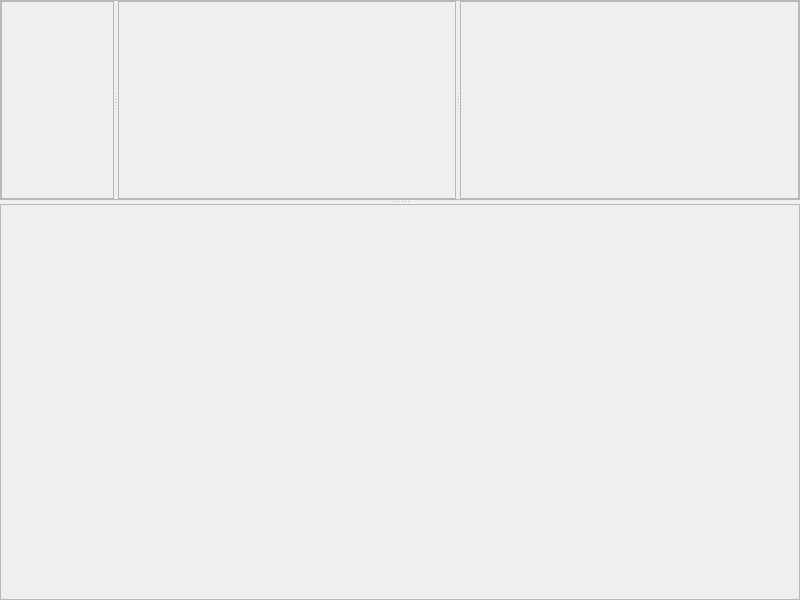
<?xml version="1.0" encoding="UTF-8"?>
<ui version="4.0">
 <class>MainWindow</class>
 <widget class="QMainWindow" name="MainWindow">
  <property name="geometry">
   <rect>
    <x>0</x>
    <y>0</y>
    <width>800</width>
    <height>600</height>
   </rect>
  </property>
  <property name="windowTitle">
   <string>Video Editor</string>
  </property>
  <widget class="QWidget" name="centralwidget">
   <layout class="QVBoxLayout" name="verticalLayout">
    <property name="leftMargin">
     <number>0</number>
    </property>
    <property name="topMargin">
     <number>0</number>
    </property>
    <property name="rightMargin">
     <number>0</number>
    </property>
    <property name="bottomMargin">
     <number>0</number>
    </property>
    <item>
     <widget class="QSplitter" name="splitter_main">
      <property name="sizePolicy">
       <sizepolicy hsizetype="Preferred" vsizetype="Expanding">
        <horstretch>0</horstretch>
        <verstretch>0</verstretch>
       </sizepolicy>
      </property>
      <property name="orientation">
       <enum>Qt::Vertical</enum>
      </property>
      <property name="opaqueResize">
       <bool>true</bool>
      </property>
      <property name="childrenCollapsible">
       <bool>false</bool>
      </property>
      <widget class="QFrame" name="top_area">
       <property name="sizePolicy">
        <sizepolicy hsizetype="Preferred" vsizetype="Expanding">
         <horstretch>0</horstretch>
         <verstretch>0</verstretch>
        </sizepolicy>
       </property>
       <property name="minimumSize">
        <size>
         <width>0</width>
         <height>200</height>
        </size>
       </property>
       <property name="frameShape">
        <enum>QFrame::StyledPanel</enum>
       </property>
       <property name="frameShadow">
        <enum>QFrame::Raised</enum>
       </property>
       <layout class="QHBoxLayout" name="layout_top_area">
        <property name="sizeConstraint">
         <enum>QLayout::SetDefaultConstraint</enum>
        </property>
        <property name="leftMargin">
         <number>0</number>
        </property>
        <property name="topMargin">
         <number>0</number>
        </property>
        <property name="rightMargin">
         <number>0</number>
        </property>
        <property name="bottomMargin">
         <number>0</number>
        </property>
        <item>
         <widget class="QSplitter" name="splitte_top">
          <property name="sizePolicy">
           <sizepolicy hsizetype="Expanding" vsizetype="Expanding">
            <horstretch>0</horstretch>
            <verstretch>0</verstretch>
           </sizepolicy>
          </property>
          <property name="orientation">
           <enum>Qt::Horizontal</enum>
          </property>
          <widget class="QFrame" name="frame_video_explorer">
           <property name="sizePolicy">
            <sizepolicy hsizetype="Expanding" vsizetype="Preferred">
             <horstretch>0</horstretch>
             <verstretch>0</verstretch>
            </sizepolicy>
           </property>
           <property name="minimumSize">
            <size>
             <width>0</width>
             <height>0</height>
            </size>
           </property>
           <property name="maximumSize">
            <size>
             <width>300</width>
             <height>16777215</height>
            </size>
           </property>
           <property name="frameShape">
            <enum>QFrame::StyledPanel</enum>
           </property>
           <property name="frameShadow">
            <enum>QFrame::Raised</enum>
           </property>
          </widget>
          <widget class="QFrame" name="frame_video_view">
           <property name="sizePolicy">
            <sizepolicy hsizetype="Expanding" vsizetype="Preferred">
             <horstretch>0</horstretch>
             <verstretch>0</verstretch>
            </sizepolicy>
           </property>
           <property name="minimumSize">
            <size>
             <width>300</width>
             <height>0</height>
            </size>
           </property>
           <property name="frameShape">
            <enum>QFrame::StyledPanel</enum>
           </property>
           <property name="frameShadow">
            <enum>QFrame::Raised</enum>
           </property>
          </widget>
          <widget class="QFrame" name="frame_effect_material">
           <property name="sizePolicy">
            <sizepolicy hsizetype="Expanding" vsizetype="Preferred">
             <horstretch>0</horstretch>
             <verstretch>0</verstretch>
            </sizepolicy>
           </property>
           <property name="minimumSize">
            <size>
             <width>300</width>
             <height>0</height>
            </size>
           </property>
           <property name="frameShape">
            <enum>QFrame::StyledPanel</enum>
           </property>
           <property name="frameShadow">
            <enum>QFrame::Raised</enum>
           </property>
          </widget>
         </widget>
        </item>
       </layout>
      </widget>
      <widget class="QFrame" name="frame_video_editor">
       <property name="sizePolicy">
        <sizepolicy hsizetype="Preferred" vsizetype="Expanding">
         <horstretch>0</horstretch>
         <verstretch>0</verstretch>
        </sizepolicy>
       </property>
       <property name="minimumSize">
        <size>
         <width>0</width>
         <height>300</height>
        </size>
       </property>
       <property name="frameShape">
        <enum>QFrame::StyledPanel</enum>
       </property>
       <property name="frameShadow">
        <enum>QFrame::Raised</enum>
       </property>
       <layout class="QHBoxLayout" name="horizontalLayout"/>
      </widget>
     </widget>
    </item>
   </layout>
  </widget>
  <widget class="QMenuBar" name="menubar">
   <property name="geometry">
    <rect>
     <x>0</x>
     <y>0</y>
     <width>800</width>
     <height>24</height>
    </rect>
   </property>
  </widget>
 </widget>
 <resources/>
 <connections/>
</ui>
